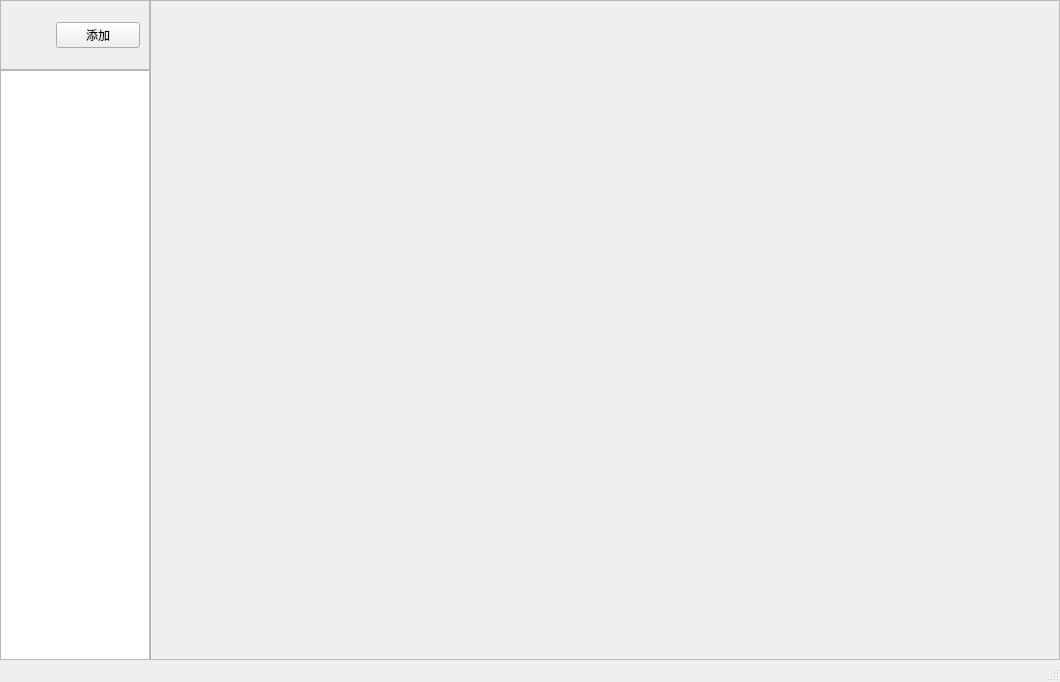
<?xml version="1.0" encoding="UTF-8"?>
<ui version="4.0">
 <class>WxManager</class>
 <widget class="QMainWindow" name="WxManager">
  <property name="geometry">
   <rect>
    <x>0</x>
    <y>0</y>
    <width>1060</width>
    <height>682</height>
   </rect>
  </property>
  <property name="windowTitle">
   <string>微信管理器</string>
  </property>
  <property name="windowIcon">
   <iconset resource="resources.qrc">
    <normaloff>:/icons/bubbles.svg</normaloff>:/icons/bubbles.svg</iconset>
  </property>
  <widget class="QWidget" name="main">
   <property name="minimumSize">
    <size>
     <width>1060</width>
     <height>640</height>
    </size>
   </property>
   <layout class="QHBoxLayout" name="horizontalLayout">
    <property name="spacing">
     <number>0</number>
    </property>
    <property name="leftMargin">
     <number>0</number>
    </property>
    <property name="topMargin">
     <number>0</number>
    </property>
    <property name="rightMargin">
     <number>0</number>
    </property>
    <property name="bottomMargin">
     <number>0</number>
    </property>
    <item>
     <widget class="QWidget" name="nav" native="true">
      <property name="minimumSize">
       <size>
        <width>150</width>
        <height>640</height>
       </size>
      </property>
      <property name="maximumSize">
       <size>
        <width>150</width>
        <height>16777215</height>
       </size>
      </property>
      <layout class="QVBoxLayout" name="verticalLayout">
       <property name="spacing">
        <number>0</number>
       </property>
       <property name="leftMargin">
        <number>0</number>
       </property>
       <property name="topMargin">
        <number>0</number>
       </property>
       <property name="rightMargin">
        <number>0</number>
       </property>
       <property name="bottomMargin">
        <number>0</number>
       </property>
       <item>
        <widget class="QFrame" name="navheader">
         <property name="minimumSize">
          <size>
           <width>150</width>
           <height>70</height>
          </size>
         </property>
         <property name="maximumSize">
          <size>
           <width>150</width>
           <height>16777215</height>
          </size>
         </property>
         <property name="frameShape">
          <enum>QFrame::Shape::StyledPanel</enum>
         </property>
         <property name="frameShadow">
          <enum>QFrame::Shadow::Raised</enum>
         </property>
         <layout class="QHBoxLayout" name="horizontalLayout_2">
          <item>
           <widget class="Selector" name="selector">
            <property name="maximumSize">
             <size>
              <width>40</width>
              <height>40</height>
             </size>
            </property>
            <property name="text">
             <string/>
            </property>
            <property name="pixmap">
             <pixmap resource="resources.qrc">:/icons/aim.svg</pixmap>
            </property>
            <property name="alignment">
             <set>Qt::AlignmentFlag::AlignCenter</set>
            </property>
           </widget>
          </item>
          <item>
           <widget class="QPushButton" name="ctnaddbtn">
            <property name="text">
             <string>添加</string>
            </property>
           </widget>
          </item>
         </layout>
        </widget>
       </item>
       <item>
        <widget class="NavMain" name="navmain">
         <property name="minimumSize">
          <size>
           <width>150</width>
           <height>570</height>
          </size>
         </property>
        </widget>
       </item>
      </layout>
     </widget>
    </item>
    <item>
     <widget class="Carrier" name="carrier">
      <property name="maximumSize">
       <size>
        <width>16777215</width>
        <height>16777215</height>
       </size>
      </property>
      <property name="frameShape">
       <enum>QFrame::Shape::StyledPanel</enum>
      </property>
      <property name="frameShadow">
       <enum>QFrame::Shadow::Raised</enum>
      </property>
     </widget>
    </item>
   </layout>
  </widget>
  <widget class="WxmMenuBar" name="menubar">
   <property name="geometry">
    <rect>
     <x>0</x>
     <y>0</y>
     <width>1060</width>
     <height>20</height>
    </rect>
   </property>
  </widget>
  <widget class="QStatusBar" name="statusbar"/>
 </widget>
 <customwidgets>
  <customwidget>
   <class>Selector</class>
   <extends>QLabel</extends>
   <header>selector.h</header>
   <slots>
    <signal>selected(CarrierSlot*)</signal>
   </slots>
  </customwidget>
  <customwidget>
   <class>NavMain</class>
   <extends>QListWidget</extends>
   <header>navmain.h</header>
   <slots>
    <signal>notifyAddSlot(int,QPushButton*)</signal>
    <slot>add()</slot>
   </slots>
  </customwidget>
  <customwidget>
   <class>Carrier</class>
   <extends>QFrame</extends>
   <header>carrier.h</header>
   <container>1</container>
   <slots>
    <slot>allMoveEvent()</slot>
    <slot>addSlot(int,QPushButton*)</slot>
    <slot>embed(CarrierSlot*)</slot>
   </slots>
  </customwidget>
  <customwidget>
   <class>WxmMenuBar</class>
   <extends>QMenuBar</extends>
   <header>wxmmenubar.h</header>
  </customwidget>
 </customwidgets>
 <resources>
  <include location="resources.qrc"/>
 </resources>
 <connections>
  <connection>
   <sender>ctnaddbtn</sender>
   <signal>clicked()</signal>
   <receiver>navmain</receiver>
   <slot>add()</slot>
   <hints>
    <hint type="sourcelabel">
     <x>409</x>
     <y>65</y>
    </hint>
    <hint type="destinationlabel">
     <x>419</x>
     <y>360</y>
    </hint>
   </hints>
  </connection>
  <connection>
   <sender>WxManager</sender>
   <signal>allMoveEvent()</signal>
   <receiver>carrier</receiver>
   <slot>allMoveEvent()</slot>
   <hints>
    <hint type="sourcelabel">
     <x>1010</x>
     <y>292</y>
    </hint>
    <hint type="destinationlabel">
     <x>784</x>
     <y>289</y>
    </hint>
   </hints>
  </connection>
  <connection>
   <sender>navmain</sender>
   <signal>notifyAddSlot(int,QPushButton*)</signal>
   <receiver>carrier</receiver>
   <slot>addSlot(int,QPushButton*)</slot>
   <hints>
    <hint type="sourcelabel">
     <x>74</x>
     <y>374</y>
    </hint>
    <hint type="destinationlabel">
     <x>604</x>
     <y>339</y>
    </hint>
   </hints>
  </connection>
  <connection>
   <sender>selector</sender>
   <signal>selected(CarrierSlot*)</signal>
   <receiver>carrier</receiver>
   <slot>embed(CarrierSlot*)</slot>
   <hints>
    <hint type="sourcelabel">
     <x>29</x>
     <y>54</y>
    </hint>
    <hint type="destinationlabel">
     <x>604</x>
     <y>339</y>
    </hint>
   </hints>
  </connection>
 </connections>
 <slots>
  <signal>allMoveEvent()</signal>
 </slots>
</ui>
